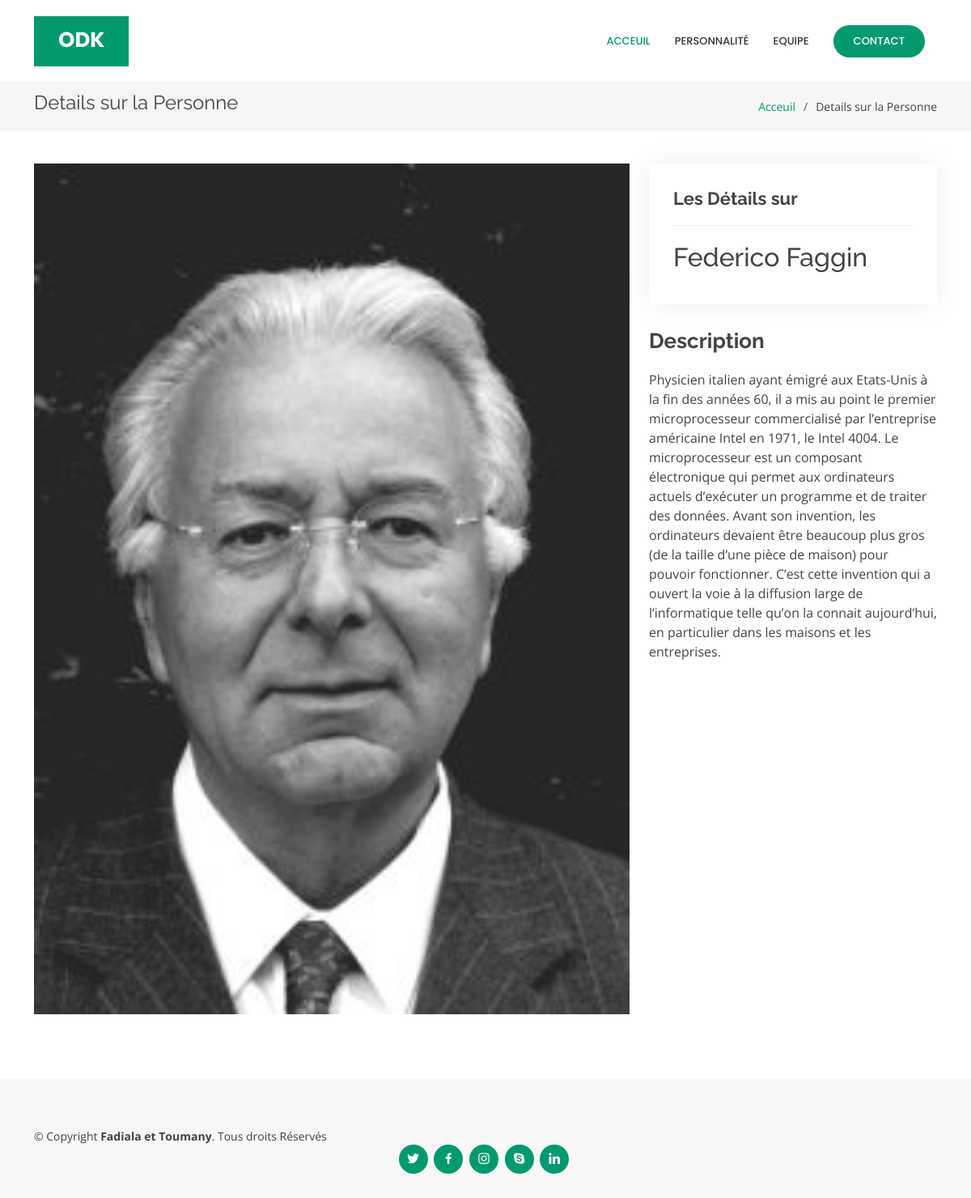
Page /vetrine/details.php?id=4 on the committed database.
### tables this page shows
CREATE TABLE `personnages` (
  `id` int(11) NOT NULL,
  `nom_complet` varchar(255) NOT NULL,
  `nom_image` varchar(255) NOT NULL,
  `historique` text NOT NULL
);

### vetrine/details.php (the view, shortened to what this page needs)
<?php
    $resultat=require_once("connect.php");
    $id = $_GET['id'];
    $req=$pdo->prepare("SELECT * FROM personnages WHERE id=$id");
    $req->execute();
    $test=$req->fetch();
?>
<!DOCTYPE html>
<html lang="fr">
<head>
  <link href="assets/vendor/aos/aos.css" rel="stylesheet">
  <link href="assets/vendor/bootstrap/css/bootstrap.min.css" rel="stylesheet">
  <link href="assets/vendor/bootstrap-icons/bootstrap-icons.css" rel="stylesheet">
  <link href="assets/vendor/boxicons/css/boxicons.min.css" rel="stylesheet">
  <link href="assets/vendor/glightbox/css/glightbox.min.css" rel="stylesheet">
  <link href="assets/vendor/remixicon/remixicon.css" rel="stylesheet">
  <link href="assets/vendor/swiper/swiper-bundle.min.css" rel="stylesheet">
  <link href="assets/css/style.css" rel="stylesheet">
</head>
<body>
  <header id="header" class="fixed-top d-flex align-items-center">
    <div class="container">
      <div class="header-container d-flex align-items-center justify-content-between">
        <div class="logo">
          <h1 class="text-light"><a href="index.php"><span>ODK</span></a></h1>
        </div>
        <nav id="navbar" class="navbar">
          <ul>
            <li><a class="nav-link scrollto active" href="index.php">Acceuil</a></li>
            <li><a class="nav-link scrollto " href="index.php">Personnalité</a></li>
            <li><a class="nav-link scrollto" href="index.php">Equipe</a></li>
            <li><a class="getstarted scrollto " href="index.php">Contact</a></li>
        </nav>
      </div>
    </div>
  </header>
  <main id="main">
    <section id="breadcrumbs" class="breadcrumbs">
      <div class="container">
        <div class="d-flex justify-content-between align-items-center">
          <h2>Details sur la Personne</h2>
          <ol>
            <li><a href="index.php">Acceuil</a></li>
            <li>Details sur la Personne</li>
          </ol>
        </div>
      </div>
    </section>
    <section id="portfolio-details" class="portfolio-details">
      <div class="container">
        <div class="row gy-4">
          <div class="col-lg-8">
            <div class="portfolio-details-slider swiper">
              <div class="swiper-wrapper align-items-center">
                <div class="swiper-slide">
                  <img src="<?=$test['nom_image']?>" alt="">
                </div>
          </div>
          </div>
          </div>
          <div class="col-lg-4">
            <div class="portfolio-info">
            <h3>Les Détails sur</h3>
            <h2><?= $test['nom_complet'];?></h2>
            </div>
            <div class="portfolio-description">
              <h2>Description</h2>
              <p>
              <?= $test['historique'];?>
              </p>
            </div>
          </div>
        </div>
      </div>
    </section>
  </main>
  <footer id="footer">
    <div class="footer-top">
      <div class="container">
        <div class="row">
      <div class="me-md-auto text-center text-md-start">
        <div class="me-md-auto text-center text-md-start">
          <div class="copyright">
            &copy; Copyright <strong><span>Fadiala et Toumany</span></strong>. Tous droits Réservés
          </div>
      </div>
      <div class="social-links text-center text-md-right pt-3 pt-md-0">
        <a href="#" class="twitter"><i class="bx bxl-twitter"></i></a>
        <a href="#" class="facebook"><i class="bx bxl-facebook"></i></a>
        <a href="#" class="instagram"><i class="bx bxl-instagram"></i></a>
        <a href="#" class="google-plus"><i class="bx bxl-skype"></i></a>
        <a href="#" class="linkedin"><i class="bx bxl-linkedin"></i></a>
      </div>
    </div>
  </footer>
</body>
</html>

### vetrine/assets/css/style.css (style rules this page uses)
body { font-family: "Open Sans", sans-serif; color: #444444; }
a { color: #009970; text-decoration: none; }
h1, h2, h3, h4, h5, h6 { font-family: "Raleway", sans-serif; }
#header { transition: all 0.5s; z-index: 997; transition: all 0.5s; top: 20px; }
#header .header-container { background: #fff; }
#header .logo { overflow: hidden; padding: 16px 30px 12px 30px; background: #009970; }
#header .logo h1 { font-size: 26px; padding: 0; line-height: 1; font-weight: 700; font-family: "Poppins", sans-serif; }
#header .logo h1 a, #header .logo h1 a:hover { color: #fff; text-decoration: none; }
.navbar { padding: 0; }
.navbar ul { margin: 0; padding: 0; display: flex; list-style: none; align-items: center; }
.navbar li { position: relative; }
.navbar a, .navbar a:focus { display: flex; align-items: center; justify-content: space-between; padding: 10px 0 10px 30px; color: #36343a; transition: 0.3s; font-size: 13px; font-weight: 500; text-transform: uppercase; font-family: "Poppins", sans-serif; white-space: nowrap; transition: 0.3s; }
.navbar a:hover, .navbar .active, .navbar .active:focus, .navbar li:hover > a { color: #009970; }
.navbar .getstarted, .navbar .getstarted:focus { background: #009970; padding: 10px 25px; margin-left: 30px; margin-right: 15px; border-radius: 50px; color: #fff; }
section { padding: 60px 0; overflow: hidden; }
.portfolio-details { padding-top: 40px; }
.portfolio-details .portfolio-details-slider img { width: 100%; }
.portfolio-details .portfolio-info { padding: 30px; box-shadow: 0px 0 30px rgba(54, 52, 58, 0.08); }
.portfolio-details .portfolio-info h3 { font-size: 22px; font-weight: 700; margin-bottom: 20px; padding-bottom: 20px; border-bottom: 1px solid #eee; }
.portfolio-details .portfolio-description { padding-top: 30px; }
.portfolio-details .portfolio-description h2 { font-size: 26px; font-weight: 700; margin-bottom: 20px; }
.portfolio-details .portfolio-description p { padding: 0; }
.breadcrumbs { padding: 15px 0; background: #f6f6f7; margin-top: 100px; }
.breadcrumbs h2 { font-size: 24px; line-height: 1; font-weight: 400; }
.breadcrumbs ol { display: flex; flex-wrap: wrap; list-style: none; padding: 0; margin: 0; font-size: 14px; }
.breadcrumbs ol li + li { padding-left: 10px; }
.breadcrumbs ol li + li::before { display: inline-block; padding-right: 10px; color: #4f4c55; content: "/"; }
#footer { color: #444444; font-size: 14px; background: #f1f0f2; }
#footer .footer-top { padding: 60px 0 30px 0; background: #f9f8f9; }
#footer .social-links a { font-size: 18px; display: inline-block; background: #009970; color: #fff; line-height: 1; padding: 8px 0; margin-right: 4px; border-radius: 50%; text-align: center; width: 36px; height: 36px; transition: 0.3s; }

### rows in the picture
personnages: nom_image (picture), nom_complet "Federico Faggin", historique "Physicien italien ayant émigré aux Etats-Unis à la fin des années 60, il a mis au point le premier microprocesseur commercialisé par l’entreprise américaine Intel en 1971, le Intel 4004. Le microprocesseur est un composant électronique qui permet aux ordinateurs actuels d’exécuter un programme et de traiter des données. Avant son invention, les ordinateurs devaient être beaucoup plus gros (de la taille d’une pièce de maison) pour pouvoir fonctionner. C’est cette invention qui a ouvert la voie à la diffusion large de l’informatique telle qu’on la connait aujourd’hui, en particulier dans les maisons et les entreprises."
